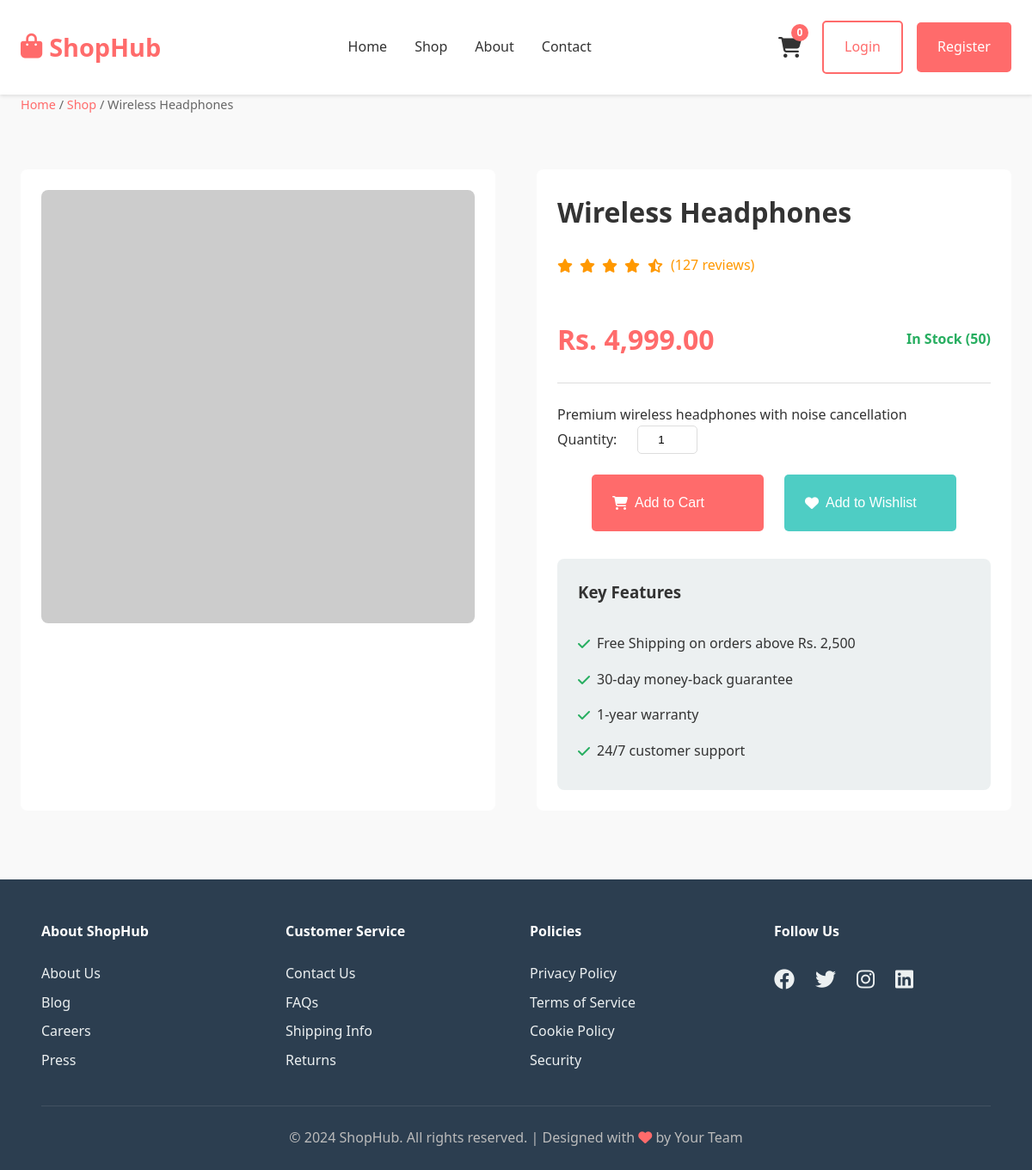
Screenshot of /product.php?id=1 with the database file from the repository.
### tables this page shows
CREATE TABLE IF NOT EXISTS products (
    id INT PRIMARY KEY AUTO_INCREMENT,
    name VARCHAR(255) NOT NULL,
    description TEXT,
    category VARCHAR(100),
    price DECIMAL(10, 2) NOT NULL,
    stock INT DEFAULT 0,
    image_url VARCHAR(500),
    created_at TIMESTAMP DEFAULT CURRENT_TIMESTAMP,
    updated_at TIMESTAMP DEFAULT CURRENT_TIMESTAMP ON UPDATE CURRENT_TIMESTAMP,
    INDEX idx_category (category),
    INDEX idx_name (name)
);

### product.php (the view, shortened to what this page needs)
<?php
include 'config/db_config.php';
$product_id = intval($_GET['id']);
try {
    $stmt = $pdo->prepare('SELECT * FROM products WHERE id = ?');
    $stmt->execute([$product_id]);
    $product = $stmt->fetch(PDO::FETCH_ASSOC);
} catch (Exception $e) {
    header('Location: shop.php');
    exit;
}
?>
<!DOCTYPE html>
<html lang="en">
<head>
    <link rel="stylesheet" href="css/styles.css">
    <link rel="stylesheet" href="https://cdnjs.cloudflare.com/ajax/libs/font-awesome/6.4.0/css/all.min.css">
</head>
<body>
    <?php include 'includes/header.php'; ?>
    <div class="container">
        <div class="breadcrumb">
            <a href="index.php">Home</a> / <a href="shop.php">Shop</a> / <span><?php echo htmlspecialchars($product['name']); ?></span>
        </div>
        <div class="product-detail">
            <div class="product-image-section">
                <img src="<?php echo htmlspecialchars($product['image_url']); ?>" alt="<?php echo htmlspecialchars($product['name']); ?>">
            </div>
            <div class="product-detail-section">
                <h1><?php echo htmlspecialchars($product['name']); ?></h1>
                <div class="rating">
                    <i class="fas fa-star"></i>
                    <i class="fas fa-star"></i>
                    <i class="fas fa-star"></i>
                    <i class="fas fa-star"></i>
                    <i class="fas fa-star-half-alt"></i>
                    <span>(127 reviews)</span>
                </div>
                <div class="price-section">
                    <div class="price">Rs. <?php echo number_format($product['price'], 2); ?></div>
                    <div class="stock <?php echo $product['stock'] > 0 ? '' : 'out-of-stock'; ?>">
                        <?php echo $product['stock'] > 0 ? 'In Stock (' . $product['stock'] . ')' : 'Out of Stock'; ?>
                    </div>
                </div>
                <p><?php echo htmlspecialchars($product['description']); ?></p>
                <div class="quantity-section">
                    <label for="quantity">Quantity:</label>
                    <input type="number" id="quantity" name="quantity" value="1" min="1" max="<?php echo $product['stock']; ?>">
                </div>
                <div class="action-buttons">
                    <button class="btn btn-primary" onclick="addToCartDetail(<?php echo $product['id']; ?>, '<?php echo htmlspecialchars($product['name']); ?>', <?php echo $product['price']; ?>)">
                        <i class="fas fa-shopping-cart"></i> Add to Cart
                    </button>
                    <button class="btn btn-secondary" onclick="addToWishlist(<?php echo $product['id']; ?>)">
                        <i class="fas fa-heart"></i> Add to Wishlist
                    </button>
                </div>
                <div class="product-features">
                    <h3>Key Features</h3>
                    <ul>
                        <li><i class="fas fa-check"></i> Free Shipping on orders above Rs. 2,500</li>
                        <li><i class="fas fa-check"></i> 30-day money-back guarantee</li>
                        <li><i class="fas fa-check"></i> 1-year warranty</li>
                        <li><i class="fas fa-check"></i> 24/7 customer support</li>
                    </ul>
                </div>
            </div>
        </div>
    </div>
    <?php include 'includes/footer.php'; ?>
</body>
</html>

### css/styles.css (style rules this page uses)
:root { --primary-color: #ff6b6b; --secondary-color: #4ecdc4; --dark-color: #2c3e50; --light-color: #ecf0f1; --text-color: #333; --border-color: #ddd; --success-color: #27ae60; --error-color: #e74c3c; --spacing-xs: 0.5rem; --spacing-sm: 1rem; --spacing-md: 1.5rem; --spacing-lg: 2rem; --spacing-xl: 3rem; }
* { margin: 0; padding: 0; box-sizing: border-box; }
body { font-family: 'Segoe UI', Tahoma, Geneva, Verdana, sans-serif; color: var(--text-color); line-height: 1.6; background-color: #f9f9f9; }
.container { max-width: 1200px; margin: 0 auto; padding: 0 var(--spacing-md); }
.btn { padding: var(--spacing-sm) var(--spacing-md); border: none; border-radius: 5px; font-size: 1rem; cursor: pointer; text-decoration: none; display: inline-flex; align-items: center; gap: 0.5rem; transition: all 0.3s ease; font-weight: 500; }
.btn-primary { background-color: var(--primary-color); color: white; }
.btn-secondary { background-color: var(--secondary-color); color: white; }
.price { font-size: 1.3rem; font-weight: bold; color: var(--primary-color); }
.product-detail { display: grid; grid-template-columns: 1fr 1fr; gap: var(--spacing-xl); padding: var(--spacing-lg) 0; }
.product-image-section { background-color: white; padding: var(--spacing-md); border-radius: 8px; }
.product-image-section img { width: 100%; height: auto; border-radius: 8px; }
.product-detail-section { background-color: white; padding: var(--spacing-md); border-radius: 8px; }
.product-detail-section h1 { font-size: 2rem; margin-bottom: var(--spacing-md); }
.rating { display: flex; align-items: center; gap: 0.5rem; margin-bottom: var(--spacing-md); color: #ff9800; }
.price-section { display: flex; justify-content: space-between; align-items: center; margin-bottom: var(--spacing-md); padding: var(--spacing-md) 0; border-bottom: 1px solid var(--border-color); }
.price-section .price { font-size: 2rem; }
.stock { color: var(--success-color); font-weight: bold; }
.quantity-section { display: flex; align-items: center; gap: var(--spacing-md); margin-bottom: var(--spacing-md); }
.quantity-section input { width: 70px; padding: 0.5rem; border: 1px solid var(--border-color); border-radius: 5px; text-align: center; }
.action-buttons { display: flex; gap: var(--spacing-md); margin-bottom: var(--spacing-lg); }
.action-buttons button, .action-buttons a { flex: 1; padding: var(--spacing-md); }
.product-features { background-color: var(--light-color); padding: var(--spacing-md); border-radius: 8px; }
.product-features h3 { margin-bottom: var(--spacing-md); }
.product-features ul { list-style: none; }
.product-features li { padding: 0.5rem 0; display: flex; align-items: center; gap: 0.5rem; }
.product-features i { color: var(--success-color); }
.breadcrumb { margin-bottom: var(--spacing-lg); font-size: 0.9rem; color: #666; }
.breadcrumb a { color: var(--primary-color); text-decoration: none; }
.action-buttons { display: flex; gap: var(--spacing-md); justify-content: center; }
.action-buttons .btn { flex: 1; max-width: 200px; }

### rows the page displays
products: name "Wireless Headphones", price "4,999.00", stock "50", description "Premium wireless headphones with noise cancellation"
